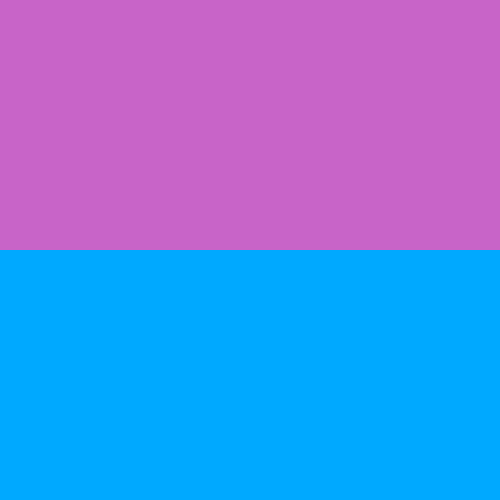
Frame 1 (no input)
Frame 60 (the mouse pressed at the canvas centre just before this capture): identical to frame 1, image omitted
Frame 120 (the mouse held since frame 60 and released just before this capture): identical to frame 1, image omitted

The Processing sketch that drew this single still picture (run headless with seeded random() and noise(); from frame 60 on, the mouse is pressed at the canvas centre):

// Processing sketch: sketch_1_29
// ── sketch_1_29.pde
void setup(){
  size(500,500);
}

void draw(){
  noStroke();
  int a = 200;
  int b = 100;
  int c = 200;
  colorMode(RGB, 255,255,255);
  fill(a,b,c);
  rect(0,0,500,250);
  colorMode(HSB, 360,100,100);
  fill(a,b,c);
  rect(0,250,500,250);
}
